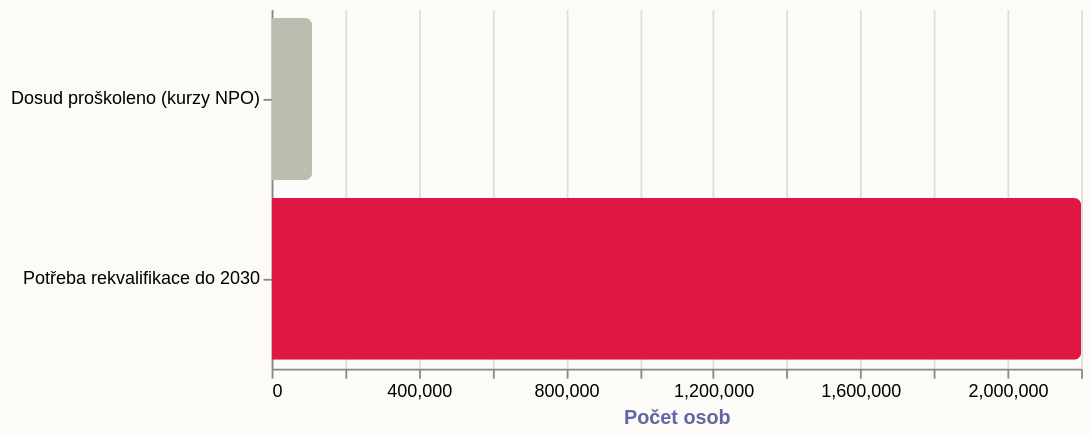

Write the Vega-Lite specification saved for this chart.
### Vega-Lite specification from a JSON file in a GitHub repository (floating-point values rounded to 4 significant figures)
{"_source": "Zdroj: MPSV, Strategie reskillingu 2030", "$schema": "https://vega.github.io/schema/vega-lite/v5.json", "description": "Propast v rekvalifikaci: Současná kapacita vs. skutečná potřeba (2030)", "width": 450, "height": 200, "autosize": {"type": "pad", "resize": true}, "background": "#fdfbf7", "data": {"values": [{"cat": "Dosud proškoleno (kurzy NPO)", "val": 110000, "color": "#bcbcb0"}, {"cat": "Potřeba rekvalifikace do 2030", "val": 2200000, "color": "#de1743"}]}, "mark": {"type": "bar", "tooltip": true, "cornerRadiusEnd": 4}, "encoding": {"y": {"field": "cat", "type": "nominal", "title": null}, "x": {"field": "val", "type": "quantitative", "title": "Počet osob"}, "color": {"field": "color", "type": "nominal", "scale": null}}, "config": {"view": {"stroke": "transparent"}, "title": {"font": "Roboto Slab", "fontWeight": "bold", "fontSize": 13, "anchor": "start", "color": "#272a59", "subtitleFont": "Work Sans", "subtitleFontSize": 10, "subtitleColor": "#6267a3"}, "axis": {"titleColor": "#6267a3"}, "legend": {}}}
